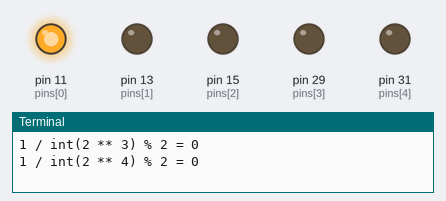
The program below on a simulated Raspberry Pi (header pin numbers). Shown: output pins drawn as LEDs (lit = HIGH), the last lines printed to the terminal. At 8.0 s the program stops and its outputs stay as they are.

Above: at 0.37 s.
At 1.13 s:
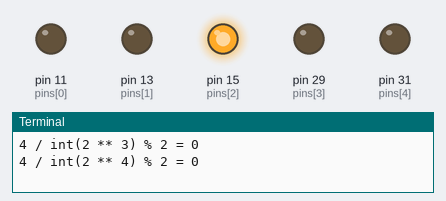
At 2.13 s:
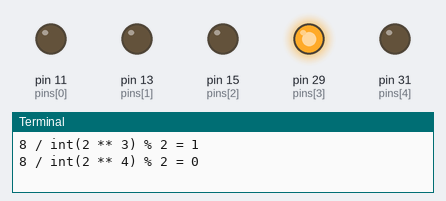
At 4.15 s:
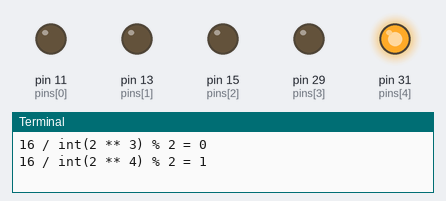
At 6.16 s:
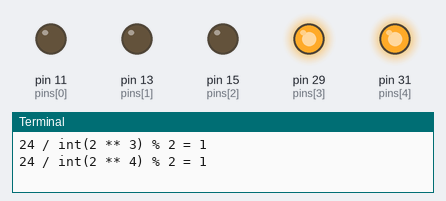
At 8.1 s:
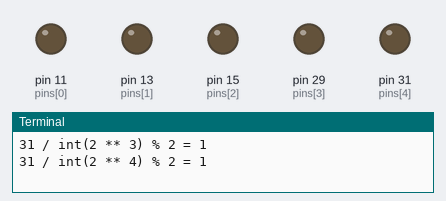
Timing chart, 0 to 9.5 s (numbered marks = the images above):
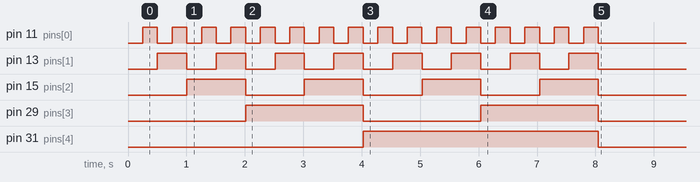

Measured:
- by itself, pin 11 (pins[0]): alternates HIGH for 0.25 s and LOW for 0.25 s, 32 changes in all, then stays LOW
- by itself, pin 13 (pins[1]): alternates HIGH for 0.50 s and LOW for 0.50 s, 16 changes in all, then stays LOW
- by itself, pin 15 (pins[2]): alternates HIGH for 1.0 s and LOW for 1.0 s
- by itself, pin 29 (pins[3]): alternates HIGH for 2.0 s and LOW for 2.0 s
- by itself, pin 31 (pins[4]): LOW → HIGH at 4.0 s, → LOW 4.0 s later

The program:

05-understanding-binary-numbers-homework.py
```python
import RPi.GPIO as GPIO
from time import sleep

pins = [11, 13, 15, 29, 31]
GPIO.setmode(GPIO.BOARD)
MAX_ITERATION = 32

for pin in pins:
    GPIO.setup(pin, GPIO.OUT)
    GPIO.output(pin, GPIO.LOW)

try:
    for iteration in range(MAX_ITERATION):
        for index, pin in enumerate(pins):
            print(f"{iteration} / int(2 ** {index}) % 2 = {int(iteration / 2 ** index) % 2}", end = "\n\n" if index == len(pins) -1 else "\n")
            GPIO.output(pin, int(iteration / 2 ** index) % 2)
        sleep(.25)
    GPIO.cleanup()
except KeyboardInterrupt:
    [GPIO.output(pin, GPIO.LOW) for pin in pins]
    GPIO.cleanup()
```
